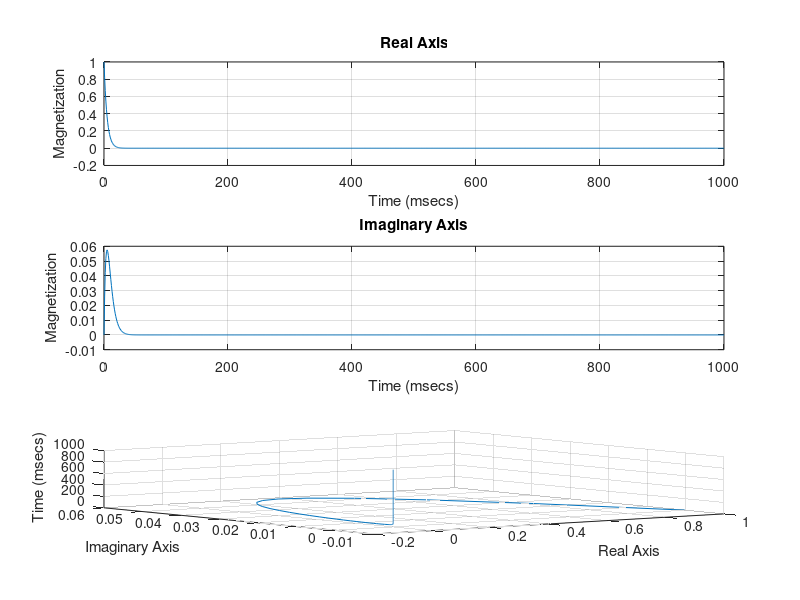

The MATLAB script that drew this image:
%{
This program plots the magnetization
after a chemical shift.
%}

% get frequency value
prompt1 = 'What frequency?';
frequency = input(prompt1);

% solve for omega
omega = 2 .* pi .* frequency;

% get T2 value
prompt2 = 'What T2?';
T2 = input(prompt2);

Mo = 1;

t = 0:1:1000;

figure()


% plot real axis
subplot(311)
x =Mo .* cos(omega *  t/1000) .* exp(-t/T2);
plot(t,x)
title('Real Axis');
xlabel('Time (msecs)');
ylabel('Magnetization');
grid on

% plot imaginary axis
subplot(312)
y = Mo .* sin(omega *  t/1000) .* exp(-t/T2);
plot(t, y)
title('Imaginary Axis');
xlabel('Time (msecs)');
ylabel('Magnetization');
grid on

% plot both equations on 3d graph
subplot(313)
plot3(x, y, t);
xlabel('Real Axis');
ylabel('Imaginary Axis');
zlabel('Time (msecs)');
grid on
rotate3d on
